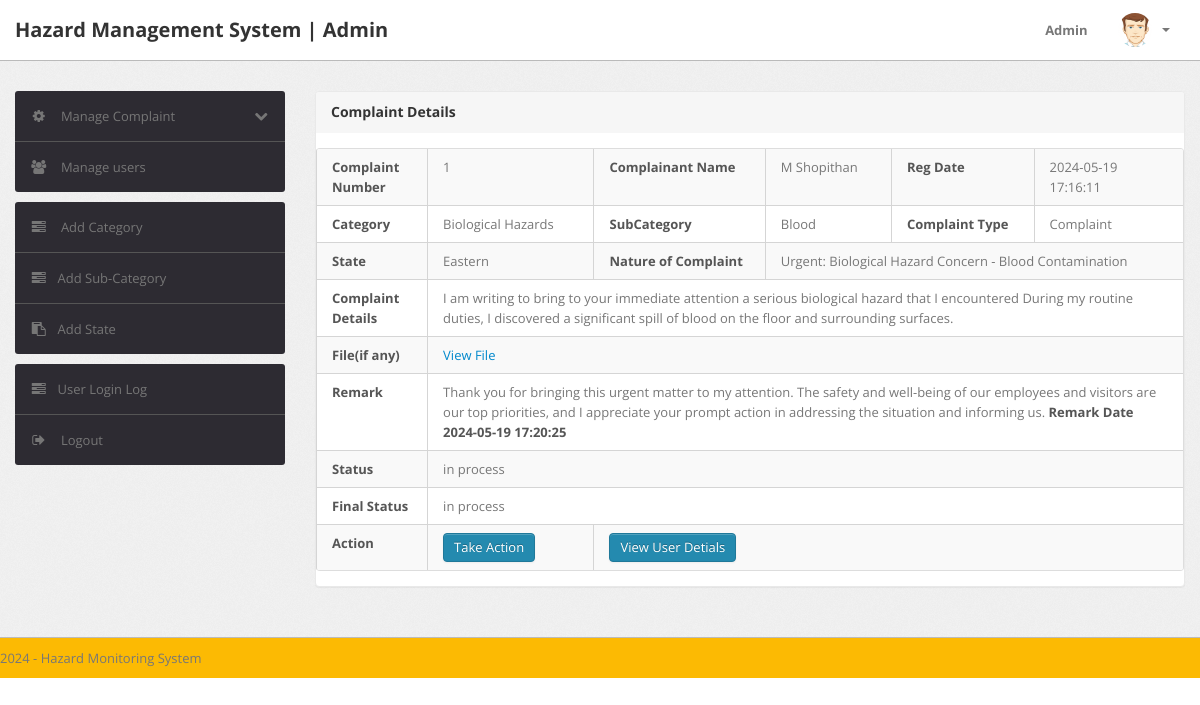
Page /admin/complaint-details.php?cid=1 (signed in) on the committed database.
### tables this page shows
CREATE TABLE `tblcomplaints` (
  `complaintNumber` int(11) NOT NULL,
  `userId` int(11) NOT NULL,
  `category` int(11) NOT NULL,
  `subcategory` varchar(255) NOT NULL,
  `complaintType` varchar(255) NOT NULL,
  `state` varchar(255) NOT NULL,
  `noc` varchar(255) NOT NULL,
  `complaintDetails` mediumtext NOT NULL,
  `complaintFile` varchar(255) DEFAULT NULL,
  `regDate` timestamp NOT NULL DEFAULT current_timestamp(),
  `status` varchar(50) DEFAULT NULL,
  `lastUpdationDate` timestamp NOT NULL DEFAULT '0000-00-00 00:00:00' ON UPDATE current_timestamp()
);

CREATE TABLE `users` (
  `id` int(11) NOT NULL,
  `fullName` varchar(255) DEFAULT NULL,
  `userEmail` varchar(255) DEFAULT NULL,
  `password` varchar(255) DEFAULT NULL,
  `contactNo` bigint(11) DEFAULT NULL,
  `address` tinytext DEFAULT NULL,
  `State` varchar(255) DEFAULT NULL,
  `country` varchar(255) DEFAULT NULL,
  `pincode` int(6) DEFAULT NULL,
  `userImage` varchar(255) DEFAULT NULL,
  `regDate` timestamp NOT NULL DEFAULT current_timestamp(),
  `updationDate` timestamp NOT NULL DEFAULT '0000-00-00 00:00:00' ON UPDATE current_timestamp(),
  `status` int(1) NOT NULL
);

CREATE TABLE `category` (
  `id` int(11) NOT NULL,
  `categoryName` varchar(255) NOT NULL,
  `categoryDescription` longtext NOT NULL,
  `creationDate` timestamp NOT NULL DEFAULT current_timestamp(),
  `updationDate` varchar(255) NOT NULL
);

CREATE TABLE `complaintremark` (
  `id` int(11) NOT NULL,
  `complaintNumber` int(11) NOT NULL,
  `status` varchar(255) NOT NULL,
  `remark` mediumtext NOT NULL,
  `remarkDate` timestamp NOT NULL DEFAULT current_timestamp()
);

### admin/complaint-details.php (the view, shortened to what this page needs)
<?php
include('include/config.php');
if(strlen($_SESSION['alogin'])==0)
	{
header('location:index.php');
}
else{
?>
<!DOCTYPE html>
<html lang="en">
<head>
	<link type="text/css" href="bootstrap/css/bootstrap.min.css" rel="stylesheet">
	<link type="text/css" href="bootstrap/css/bootstrap-responsive.min.css" rel="stylesheet">
	<link type="text/css" href="css/theme.css" rel="stylesheet">
	<link type="text/css" href="images/icons/css/font-awesome.css" rel="stylesheet">
</head>
<body>
<?php include('include/header.php');?>
	<div class="wrapper">
		<div class="container">
			<div class="row">
<?php include('include/sidebar.php');?>
			<div class="span9">
					<div class="content">
	<div class="module">
							<div class="module-head">
								<h3>Complaint Details</h3>
							</div>
							<div class="module-body table">
								<table cellpadding="0" cellspacing="0" border="0" class="datatable-1 table table-bordered table-striped	 display" width="100%">
									<tbody>
<?php $st='closed';
$query=mysqli_query($bd, "select tblcomplaints.*,users.fullName as name,category.categoryName as catname from tblcomplaints join users on users.id=tblcomplaints.userId join category on category.id=tblcomplaints.category where tblcomplaints.complaintNumber='".$_GET['cid']."'");
while($row=mysqli_fetch_array($query))
{
?>
										<tr>
											<td><b>Complaint Number</b></td>
											<td><?php echo htmlentities($row['complaintNumber']);?></td>
											<td><b>Complainant Name</b></td>
											<td> <?php echo htmlentities($row['name']);?></td>
											<td><b>Reg Date</b></td>
											<td><?php echo htmlentities($row['regDate']);?>
											</td>
										</tr>
<tr>
											<td><b>Category </b></td>
											<td><?php echo htmlentities($row['catname']);?></td>
											<td><b>SubCategory</b></td>
											<td> <?php echo htmlentities($row['subcategory']);?></td>
											<td><b>Complaint Type</b></td>
											<td><?php echo htmlentities($row['complaintType']);?>
											</td>
										</tr>
<tr>
											<td><b>State </b></td>
											<td><?php echo htmlentities($row['state']);?></td>
											<td ><b>Nature of Complaint</b></td>
											<td colspan="3"> <?php echo htmlentities($row['noc']);?></td>
										</tr>
<tr>
											<td><b>Complaint Details </b></td>
											<td colspan="5"> <?php echo htmlentities($row['complaintDetails']);?></td>
										</tr>
<tr>
											<td><b>File(if any) </b></td>
											<td colspan="5"> <?php $cfile=$row['complaintFile'];
if($cfile=="" || $cfile=="NULL")
{
  echo "File NA";
}
else{?>
<a href="../users/complaintdocs/<?php echo htmlentities($row['complaintFile']);?>" ?> View File</a>
<?php } ?></td>
</tr>
<?php $ret=mysqli_query($bd, "select complaintremark.remark as remark,complaintremark.status as sstatus,complaintremark.remarkDate as rdate from complaintremark join tblcomplaints on tblcomplaints.complaintNumber=complaintremark.complaintNumber where complaintremark.complaintNumber='".$_GET['cid']."'");
while($rw=mysqli_fetch_array($ret))
{
?>
<tr>
<td><b>Remark</b></td>
<td colspan="5"><?php echo  htmlentities($rw['remark']); ?> <b>Remark Date <?php echo  htmlentities($rw['rdate']); ?></b></td>
</tr>
<tr>
<td><b>Status</b></td>
<td colspan="5"><?php echo  htmlentities($rw['sstatus']); ?></td>
</tr>
<?php }?>
<tr>
<td><b>Final Status</b></td>
											<td colspan="5"><?php if($row['status']=="")
											{ echo "Not Process Yet";
} else {
										 echo htmlentities($row['status']);
										 }?></td>
										</tr>
<tr>
											<td><b>Action</b></td>
											<td>
											<?php if($row['status']=="closed"){
												} else {?>
<a href="javascript:void(0);" onClick="popUpWindow('http://localhost/Complaint Management System/admin/updatecomplaint.php?cid=<?php echo htmlentities($row['complaintNumber']);?>');" title="Update order">
											 <button type="button" class="btn btn-primary">Take Action</button></td>
											</a><?php } ?></td>
											<td colspan="4">
											<a href="javascript:void(0);" onClick="popUpWindow('http://localhost/Complaint Management System/admin/userprofile.php?uid=<?php echo htmlentities($row['userId']);?>');" title="Update order">
											 <button type="button" class="btn btn-primary">View User Detials</button></a></td>
										</tr>
										<?php  } ?>
								</table>
							</div>
						</div>
					</div>
				</div>
			</div>
		</div>
	</div>
<?php include('include/footer.php');?>
</body>
<?php } ?>

### admin/css/theme.css (style rules this page uses)
body { font-size: 13px; font-family: 'Open Sans', Arial, sans-serif; background: #fff; color: #777 }
h1, h2, h3, h4, h5, h6 { color: #333; margin-top: 0 }
h3 { font-size: 20px }
strong, b { color: #555 }
.wrapper { background: url(../images/bg.png) #eee; border-bottom: 1px solid #bbb; -webkit-box-shadow: 0 1px 2px rgba(0,0,0,0.1); -moz-box-shadow: 0 1px 2px rgba(0,0,0,0.1); box-shadow: 0 1px 2px rgba(0,0,0,0.1); padding: 30px 0 }
select, textarea, input[type="text"], input[type="password"], input[type="datetime"], input[type="datetime-local"], input[type="date"], input[type="month"], input[type="time"], input[type="week"], input[type="number"], input[type="email"], input[type="url"], input[type="search"], input[type="tel"], input[type="color"], .uneditable-input, label, input, button, select, textarea { -webkit-border-radius: 3px; -moz-border-radius: 3px; border-radius: 3px; font-size: 13px; font-family: 'Open Sans', Tahoma, Arial, sans-serif }
.module { background: #fff; -webkit-border-radius: 3px; -moz-border-radius: 3px; border-radius: 3px; border: 1px solid #ccc; border-bottom-color: #bbb; -webkit-box-shadow: 0 0 1px rgba(0,0,0,0.2); -moz-box-shadow: 0 0 1px rgba(0,0,0,0.2); box-shadow: 0 0 1px rgba(0,0,0,0.2); margin-bottom: 30px }
.btn, .btn-box { -webkit-border-radius: 3px; -moz-border-radius: 3px; border-radius: 3px }
.btn { font-size: 13px; font-weight: 600 }
.btn { display: inline-block; margin-bottom: 0; font-weight: 400; text-align: center; vertical-align: middle; cursor: pointer; background-image: none; border: 1px solid transparent; white-space: nowrap; padding: 4px 10px; font-size: 13px; line-height: 1.42857; border-radius: 4px; -webkit-user-select: none; -moz-user-select: none; -ms-user-select: none; user-select: none }
.btn-primary { color: #fff; background-color: #248aaf; border-color: #20799a }
.table { margin-bottom: 0 }
.table th, .table td { border-color: #d5d5d5!important }
.table-bordered thead:first-child tr:first-child>th:first-child, .table-bordered tbody:first-child tr:first-child>td:first-child { -webkit-border-top-left-radius: 2px; -moz-border-radius-topleft: 2px; border-top-left-radius: 2px }
.table-bordered thead:first-child tr:first-child>th:last-child, .table-bordered tbody:first-child tr:first-child>td:last-child { -webkit-border-top-right-radius: 2px; -moz-border-radius-topright: 2px; border-top-right-radius: 2px }
.table-bordered thead:last-child tr:last-child>th:first-child, .table-bordered tbody:last-child tr:last-child>td:first-child, .table-bordered tfoot:last-child tr:last-child>td:first-child { -webkit-border-bottom-left-radius: 2px; -moz-border-radius-bottomleft: 2px; border-bottom-left-radius: 2px }
.table-bordered thead:last-child tr:last-child>th:last-child, .table-bordered tbody:last-child tr:last-child>td:last-child, .table-bordered tfoot:last-child tr:last-child>td:last-child { -webkit-border-bottom-right-radius: 2px; -moz-border-radius-bottomright: 2px; border-bottom-right-radius: 2px }
.module { box-shadow: 0 0 3px rgba(0,0,0,.1); border-color: #e9e9e9; margin-bottom: 20px; background-color: #fff; border-radius: 4px; -webkit-box-shadow: 0 1px 1px rgba(0,0,0,.05); box-shadow: 0 1px 1px rgba(0,0,0,.05); }
.module-head { color: #767676; background-color: #f6f6f6; border-color: #e9e9e9; padding: 10px 15px; border-bottom: 1px solid transparent; border-top-right-radius: 3px; border-top-left-radius: 3px; }
.module-head h3 { font-size: 14px; line-height: 20px; height: 20px; margin: 0 }
.module-body { padding: 15px }
.module-body.table { padding: 15px 0 }
.module-body.table .table th, .module-body.table .table td { padding-left: 15px; padding-right: 15px }

### rows in the picture
tblcomplaints: complaintNumber "1", userId.fullName "M Shopithan", regDate "2024-05-19 17:16:11", category.categoryName "Biological Hazards", subcategory "Blood", complaintType "Complaint", state "Eastern", noc "Urgent: Biological Hazard Concern - Blood Contamination", complaintDetails "I am writing to bring to your immediate attention a serious biological hazard that I encountered During my routine duties, I discovered a significant spill of blood on the floor and surrounding surfaces.", status "in process"
complaintremark: remark "Thank you for bringing this urgent matter to my attention. The safety and well-being of our employees and visitors are our top priorities, and I appreciate your prompt action in addressing the situation and informing us.", remarkDate "2024-05-19 17:20:25", status "in process"
